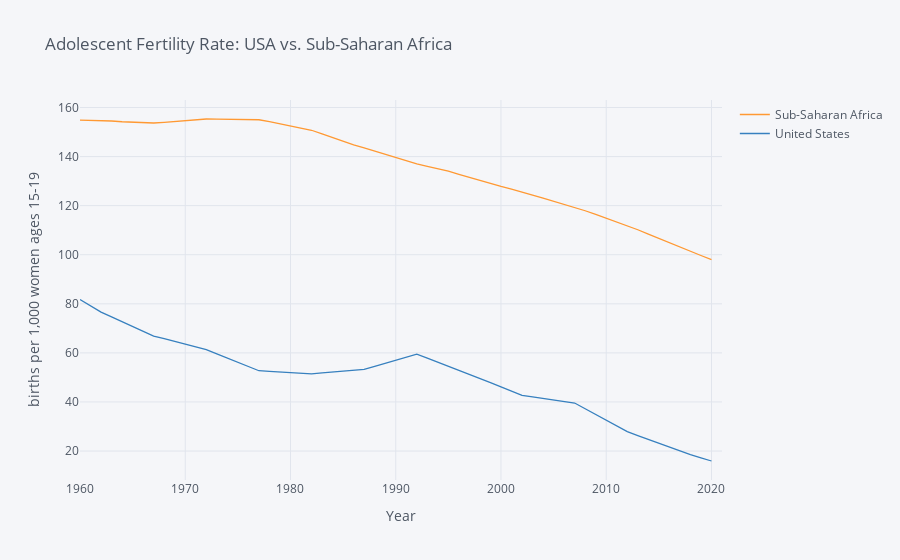

Notebook code for this chart:
### Markdown cell above
#### Adolescent Fertility Rate Graph

### Code cell
wbdata.get_indicator(topic=15)
vars = {"SP.ADO.TFRT":"Adolescent fertility rate"}


use=["USA", "SSF"]

fertility = fix_date_index(wbdata.get_dataframe(vars,country=use)).squeeze().unstack('country')



fertility.iplot(xTitle="Year",yTitle="births per 1,000 women ages 15-19",
              title="Adolescent Fertility Rate: USA vs. Sub-Saharan Africa")

#SSA vs. USA: Adolescent fertility rate (births per 1,000 women ages 15-19). FERTILITY Graph

### Figure 1 — Plotly figure (JSON) as saved in the notebook; plotly's stock layout.template omitted (floating-point values rounded to 4 significant figures)
{"data": [{"line": {"color": "rgba(255, 153, 51, 1.0)", "dash": "solid", "shape": "linear", "width": 1.3}, "mode": "lines", "name": "Sub-Saharan Africa", "text": "", "type": "scatter", "x": [1960, 1961, 1962, 1963, 1964, 1965, 1966, 1967, 1968, 1969, 1970, 1971, 1972, 1973, 1974, 1975, 1976, 1977, 1978, 1979, 1980, 1981, 1982, 1983, 1984, 1985, 1986, 1987, 1988, 1989, 1990, 1991, 1992, 1993, 1994, 1995, 1996, 1997, 1998, 1999, 2000, 2001, 2002, 2003, 2004, 2005, 2006, 2007, 2008, 2009, 2010, 2011, 2012, 2013, 2014, 2015, 2016, 2017, 2018, 2019, 2020, 2021], "y": [154.9, 154.8, 154.8, 154.5, 154.2, 154.0, 153.8, 153.7, 154.0, 154.3, 154.6, 154.9, 155.3, 155.3, 155.2, 155.1, 155.0, 155.0, 154.2, 153.4, 152.5, 151.6, 150.7, 149.2, 147.7, 146.1, 144.7, 143.6, 142.3, 141.0, 139.7, 138.4, 137.0, 136.1, 135.2, 134.1, 132.8, 131.5, 130.2, 129.0, 127.8, 126.7, 125.6, 124.3, 123.0, 121.8, 120.6, 119.4, 117.9, 116.4, 114.9, 113.4, 111.9, 110.2, 108.4, 106.6, 104.8, 103.0, 101.4, 99.69, 98.02, ""]}, {"line": {"color": "rgba(55, 128, 191, 1.0)", "dash": "solid", "shape": "linear", "width": 1.3}, "mode": "lines", "name": "United States", "text": "", "type": "scatter", "x": [1960, 1961, 1962, 1963, 1964, 1965, 1966, 1967, 1968, 1969, 1970, 1971, 1972, 1973, 1974, 1975, 1976, 1977, 1978, 1979, 1980, 1981, 1982, 1983, 1984, 1985, 1986, 1987, 1988, 1989, 1990, 1991, 1992, 1993, 1994, 1995, 1996, 1997, 1998, 1999, 2000, 2001, 2002, 2003, 2004, 2005, 2006, 2007, 2008, 2009, 2010, 2011, 2012, 2013, 2014, 2015, 2016, 2017, 2018, 2019, 2020, 2021], "y": [81.74, 79.19, 76.63, 74.68, 72.73, 70.78, 68.83, 66.89, 65.78, 64.68, 63.58, 62.47, 61.37, 59.64, 57.91, 56.19, 54.46, 52.73, 52.49, 52.24, 51.99, 51.74, 51.49, 51.85, 52.2, 52.56, 52.91, 53.27, 54.52, 55.77, 57.01, 58.26, 59.51, 57.89, 56.26, 54.64, 53.01, 51.39, 49.65, 47.91, 46.17, 44.42, 42.68, 42.06, 41.44, 40.82, 40.2, 39.58, 37.25, 34.92, 32.59, 30.27, 27.94, 26.32, 24.71, 23.09, 21.48, 19.86, 18.56, 17.25, 15.95, ""]}], "layout": {"legend": {"bgcolor": "#F5F6F9", "font": {"color": "#4D5663"}}, "paper_bgcolor": "#F5F6F9", "plot_bgcolor": "#F5F6F9", "title": {"font": {"color": "#4D5663"}, "text": "Adolescent Fertility Rate: USA vs. Sub-Saharan Africa"}, "xaxis": {"gridcolor": "#E1E5ED", "showgrid": true, "tickfont": {"color": "#4D5663"}, "title": {"font": {"color": "#4D5663"}, "text": "Year"}, "zerolinecolor": "#E1E5ED"}, "yaxis": {"gridcolor": "#E1E5ED", "showgrid": true, "tickfont": {"color": "#4D5663"}, "title": {"font": {"color": "#4D5663"}, "text": "births per 1,000 women ages 15-19"}, "zerolinecolor": "#E1E5ED"}}}
